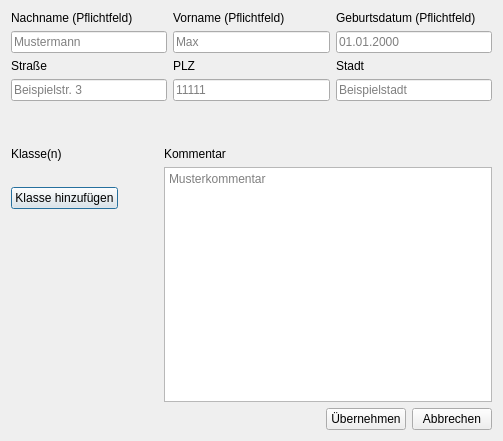
<?xml version="1.0" encoding="UTF-8"?>
<ui version="4.0">
 <class>StudentMask</class>
 <widget class="QDialog" name="StudentMask">
  <property name="geometry">
   <rect>
    <x>0</x>
    <y>0</y>
    <width>503</width>
    <height>441</height>
   </rect>
  </property>
  <property name="windowTitle">
   <string>Schüler bearbeiten/ neu erstellen</string>
  </property>
  <layout class="QVBoxLayout" name="verticalLayout_4">
   <item>
    <layout class="QHBoxLayout" name="horizontalLayout">
     <item>
      <layout class="QGridLayout" name="gridLayout_2">
       <item row="0" column="0" rowspan="2">
        <layout class="QGridLayout" name="gridLayout">
         <item row="2" column="2">
          <widget class="QLineEdit" name="lineEdit_birth">
           <property name="placeholderText">
            <string>01.01.2000</string>
           </property>
          </widget>
         </item>
         <item row="0" column="2">
          <widget class="QLabel" name="label_birth">
           <property name="text">
            <string>Geburtsdatum (Pflichtfeld)</string>
           </property>
          </widget>
         </item>
         <item row="2" column="1">
          <widget class="QLineEdit" name="lineEdit_prename">
           <property name="placeholderText">
            <string>Max</string>
           </property>
          </widget>
         </item>
         <item row="0" column="1">
          <widget class="QLabel" name="label_prename">
           <property name="text">
            <string>Vorname (Pflichtfeld)</string>
           </property>
          </widget>
         </item>
         <item row="0" column="0">
          <widget class="QLabel" name="label_surname">
           <property name="text">
            <string>Nachname (Pflichtfeld)</string>
           </property>
          </widget>
         </item>
         <item row="5" column="0">
          <widget class="QLineEdit" name="lineEdit_street">
           <property name="placeholderText">
            <string>Beispielstr. 3</string>
           </property>
          </widget>
         </item>
         <item row="4" column="0">
          <widget class="QLabel" name="label_street">
           <property name="text">
            <string>Straße</string>
           </property>
          </widget>
         </item>
         <item row="2" column="0">
          <widget class="QLineEdit" name="lineEdit_surname">
           <property name="placeholderText">
            <string>Mustermann</string>
           </property>
          </widget>
         </item>
         <item row="4" column="1">
          <widget class="QLabel" name="label_PLZ">
           <property name="text">
            <string>PLZ</string>
           </property>
          </widget>
         </item>
         <item row="4" column="2">
          <widget class="QLabel" name="label_city">
           <property name="text">
            <string>Stadt</string>
           </property>
          </widget>
         </item>
         <item row="5" column="1">
          <widget class="QLineEdit" name="lineEdit_PLZ">
           <property name="placeholderText">
            <string>11111</string>
           </property>
          </widget>
         </item>
         <item row="5" column="2">
          <widget class="QLineEdit" name="lineEdit_city">
           <property name="text">
            <string/>
           </property>
           <property name="placeholderText">
            <string>Beispielstadt</string>
           </property>
          </widget>
         </item>
        </layout>
       </item>
      </layout>
     </item>
    </layout>
   </item>
   <item>
    <spacer name="verticalSpacer">
     <property name="orientation">
      <enum>Qt::Vertical</enum>
     </property>
     <property name="sizeType">
      <enum>QSizePolicy::Fixed</enum>
     </property>
     <property name="sizeHint" stdset="0">
      <size>
       <width>20</width>
       <height>40</height>
      </size>
     </property>
    </spacer>
   </item>
   <item>
    <layout class="QHBoxLayout" name="horizontalLayout_3">
     <item>
      <layout class="QVBoxLayout" name="verticalLayout">
       <item>
        <widget class="QLabel" name="label_classes">
         <property name="sizePolicy">
          <sizepolicy hsizetype="Preferred" vsizetype="Preferred">
           <horstretch>0</horstretch>
           <verstretch>0</verstretch>
          </sizepolicy>
         </property>
         <property name="text">
          <string>Klasse(n)</string>
         </property>
        </widget>
       </item>
       <item>
        <widget class="QLabel" name="label_currentClasses">
         <property name="sizePolicy">
          <sizepolicy hsizetype="Preferred" vsizetype="Preferred">
           <horstretch>0</horstretch>
           <verstretch>0</verstretch>
          </sizepolicy>
         </property>
         <property name="text">
          <string/>
         </property>
        </widget>
       </item>
       <item>
        <widget class="QPushButton" name="pushButton_editClasses">
         <property name="sizePolicy">
          <sizepolicy hsizetype="Preferred" vsizetype="Preferred">
           <horstretch>0</horstretch>
           <verstretch>0</verstretch>
          </sizepolicy>
         </property>
         <property name="text">
          <string>Klasse hinzufügen</string>
         </property>
        </widget>
       </item>
       <item>
        <spacer name="verticalSpacer_2">
         <property name="orientation">
          <enum>Qt::Vertical</enum>
         </property>
         <property name="sizeHint" stdset="0">
          <size>
           <width>20</width>
           <height>40</height>
          </size>
         </property>
        </spacer>
       </item>
      </layout>
     </item>
     <item>
      <spacer name="horizontalSpacer">
       <property name="orientation">
        <enum>Qt::Horizontal</enum>
       </property>
       <property name="sizeType">
        <enum>QSizePolicy::Fixed</enum>
       </property>
       <property name="sizeHint" stdset="0">
        <size>
         <width>40</width>
         <height>20</height>
        </size>
       </property>
      </spacer>
     </item>
     <item>
      <layout class="QVBoxLayout" name="verticalLayout_3">
       <item>
        <widget class="QLabel" name="label_comment">
         <property name="text">
          <string>Kommentar</string>
         </property>
        </widget>
       </item>
       <item>
        <widget class="QTextEdit" name="textEdit_comment">
         <property name="sizePolicy">
          <sizepolicy hsizetype="Expanding" vsizetype="Expanding">
           <horstretch>0</horstretch>
           <verstretch>0</verstretch>
          </sizepolicy>
         </property>
         <property name="contextMenuPolicy">
          <enum>Qt::PreventContextMenu</enum>
         </property>
         <property name="placeholderText">
          <string>Musterkommentar</string>
         </property>
        </widget>
       </item>
      </layout>
     </item>
    </layout>
   </item>
   <item>
    <layout class="QHBoxLayout" name="horizontalLayout_2">
     <item>
      <spacer name="horizontalSpacer_3">
       <property name="orientation">
        <enum>Qt::Horizontal</enum>
       </property>
       <property name="sizeHint" stdset="0">
        <size>
         <width>40</width>
         <height>20</height>
        </size>
       </property>
      </spacer>
     </item>
     <item>
      <widget class="QPushButton" name="pushButton_apply">
       <property name="text">
        <string>Übernehmen</string>
       </property>
      </widget>
     </item>
     <item>
      <widget class="QPushButton" name="pushButton_cancel">
       <property name="text">
        <string>Abbrechen</string>
       </property>
      </widget>
     </item>
    </layout>
   </item>
  </layout>
 </widget>
 <tabstops>
  <tabstop>lineEdit_surname</tabstop>
  <tabstop>lineEdit_prename</tabstop>
  <tabstop>lineEdit_birth</tabstop>
  <tabstop>lineEdit_street</tabstop>
  <tabstop>lineEdit_PLZ</tabstop>
  <tabstop>lineEdit_city</tabstop>
  <tabstop>pushButton_apply</tabstop>
  <tabstop>pushButton_cancel</tabstop>
 </tabstops>
 <resources/>
 <connections/>
</ui>
